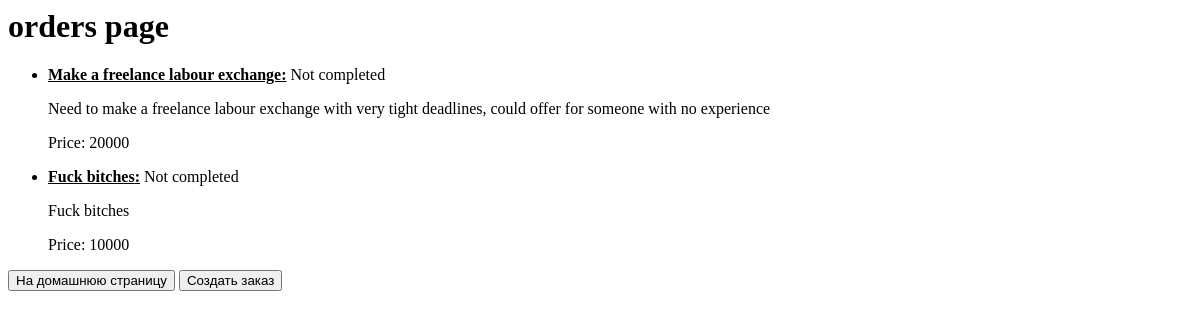
The app's page /orders/, older data.
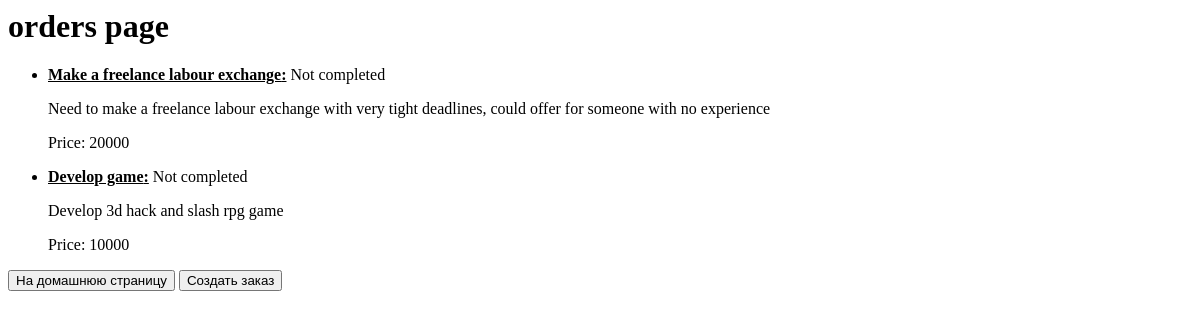
The same page, newer data.
### myapp/models.py (models this page shows)
class freelanceOrder(models.Model):
    title = models.CharField(max_length=200)
    description = models.CharField(max_length=400)
    price = models.IntegerField()
    completed = models.BooleanField(default=False)

### myapp/views.py (the view)
# urls.py: path("orders/", views.orders, name="orders"),
def orders(request):
    orderItems = freelanceOrder.objects.all()
    return render(request, "orders.html", {"orders": orderItems})

### myapp/templates/orders.html
<html>
    <head>
    </head>
    <body>
        <h1>orders page</h1>
        <ul>
            {% for order in orders %}
            <li>
                <p>
                    <b><u>{{ order.title }}:</u></b> {% if order.completed %}Completed{% else %}Not completed{% endif %}
                </p>
                <p>
                    {{ order.description}}
                </p>
                <p>
                    Price: {{ order.price }}
                </p>
            </li>
            {% endfor %}
        </ul>
        <a href="{% url 'home' %}"><button>На домашнюю страницу</button></a>
        <a href="{% url 'orderUpload' %}"><button>Создать заказ</button></a>
    </body>
</html>

Row changes from the older to the newer data that the page shows:
removed freelanceOrder: title "Fuck bitches", completed "Not completed", description "Fuck bitches", price "10000"
added freelanceOrder: title "Develop game", completed "Not completed", description "Develop 3d hack and slash rpg game", price "10000"
